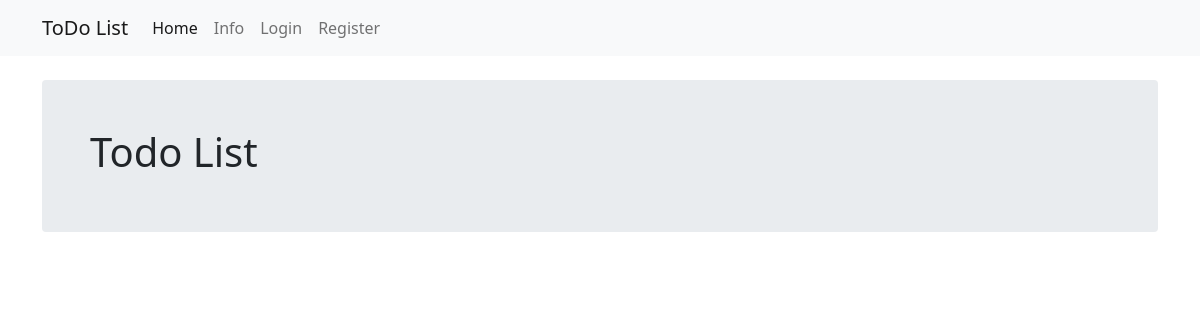
The app's page /, older data.
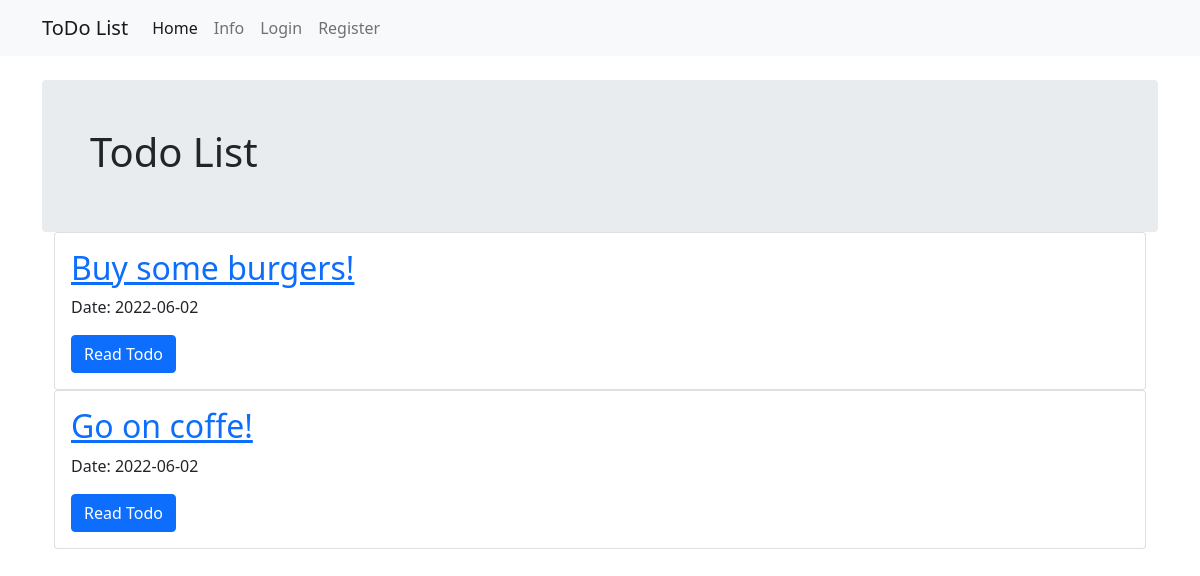
The same page, newer data.
### todoproject/models.py (models this page shows, shortened)
class Todos(db.Model, UserMixin):
    __tablename__ = 'todos'
    users = db.relationship(User)
    id = db.Column(db.Integer, primary_key=True)
    user_id = db.Column(db.Integer, db.ForeignKey('users.id'), nullable=False)
    date = db.Column(db.DateTime, nullable=False, default=datetime.utcnow)
    text = db.Column(db.Text, nullable=False)

### todoproject/core/views.py (the view)
@core.route('/')
def index():
    page = request.args.get('page', 1, type=int)
    todo = Todos.query.order_by(Todos.date.desc()).paginate(page=page, per_page=10)
    return render_template('index.html', todo=todo)

### todoproject/templates/index.html
{% extends "base.html"%}
{% block content %}
    <div class="mt-4 p-5 text-dark rounded" style="background-color: #e9ecef">
        <h1>Todo List</h1>
    </div>
    <div class="container">
        {% for todo in todo.items %}
        <div class="card">
            <div class="card-body">
                <h2><a class="card-title" href="{{ url_for('todos.update_todo',todos_id=todo.id)}}">{{todo.text}}</a></h2>
                <p>Date: {{todo.date.strftime('%Y-%m-%d')}}</p>
                <a class="btn btn-primary" href="{{ url_for('todos.todo',todos_id=todo.id)}}">Read Todo</a>
            </div>
        </div>
        {% endfor %}
    </div>
{% endblock %}

### todoproject/templates/base.html (shortened to what this page needs)
<!DOCTYPE html>
<html lang="en">
<head>
    <link href="https://cdn.jsdelivr.net/npm/bootstrap@5.1.3/dist/css/bootstrap.min.css" rel="stylesheet">
</head>
<body>
    <nav class="navbar navbar-expand-lg navbar-light bg-light">
        <div class="container">
          <a class="navbar-brand" href="{{ url_for('core.index') }}">ToDo List</a>
          <div class="collapse navbar-collapse" id="navbarNav">
            <ul class="navbar-nav">
              <li class="nav-item">
                <a class="nav-link active" aria-current="page" href="{{ url_for('core.index') }}">Home</a>
              </li>
              <li class="nav-item">
                <a class="nav-link" href="{{url_for('core.info') }}">Info</a>
              </li>
              {% if current_user.is_authenticated %}
              <li class="nav-item">
                <a class="nav-link" href="{{ url_for('users.logout') }}">Logout</a>
              </li>
              <li class="nav-item">
                <a class="nav-link" href="{{ url_for('todos.create_todo') }}">Create TODO</a>
              </li>
              {% else %}
              <li class="nav-item">
                <a class="nav-link" href="{{ url_for('users.login') }}">Login</a>
              </li>
              <li class="nav-item">
                <a class="nav-link" href="{{ url_for('users.register') }}">Register</a>
              </li>
              {% endif %}
            </ul>
          </div>
        </div>
      </nav>
      <div class="container">
          {% block content %}
          {% endblock %}
      </div>
</body>
</html>

Row changes from the older to the newer data that the page shows:
added Todos: text "Buy some burgers!", date "2022-06-02"
added Todos: text "Go on coffe!", date "2022-06-02"
